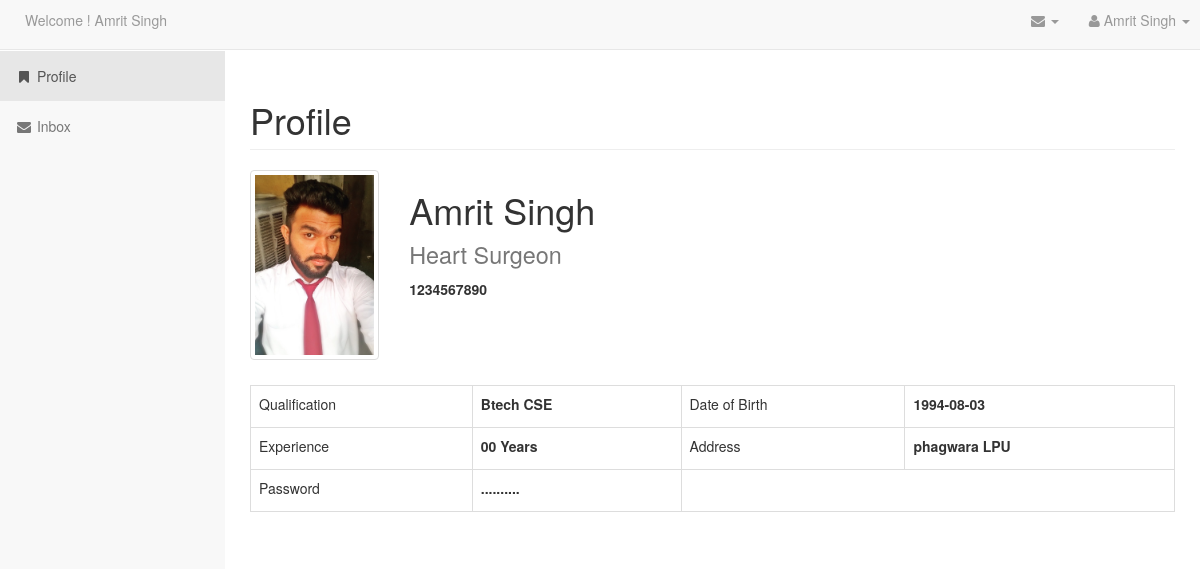
Screenshot of /doctor/index.php (signed in) with the database file from the repository.
### tables this page shows
CREATE TABLE `doctors` (
  `doctor_id` int(11) NOT NULL,
  `doctor_name` varchar(50) NOT NULL,
  `img` varchar(255) NOT NULL,
  `email` varchar(255) NOT NULL,
  `password` varchar(50) NOT NULL,
  `address` varchar(255) NOT NULL,
  `mobile` varchar(13) NOT NULL,
  `specialization` varchar(100) NOT NULL,
  `qualification` varchar(100) NOT NULL,
  `dob` date NOT NULL,
  `exprience` varchar(4) NOT NULL,
  `createdate` date NOT NULL,
  `deleted` char(1) NOT NULL DEFAULT 'N'
);

### doctor/index.php (the view, shortened to what this page needs)
<?php
 include_once '../includes/config.php';
    if(isset($_SESSION['user']) && isset($_SESSION['doctor']))
    {
        $record = mysqli_query($con,"SELECT * FROM doctors WHERE doctor_id='".$_SESSION['userid']."'");
        if(mysqli_num_rows($record)>0)
        {
            $row = mysqli_fetch_array($record);
        }
    }
?>
<!DOCTYPE html>
<html lang="en">
<head>
    <link href="../css/bootstrap.min.css" rel="stylesheet">
    <link href="../css/sb-admin.css" rel="stylesheet">
    <link href="../css/style.css" rel="stylesheet">
    <link href="../font-awesome/css/font-awesome.min.css" rel="stylesheet" type="text/css">
</head>
<body>
    <div id="wrapper">
        <nav class="navbar navbar-default navbar-fixed-top" role="navigation">
			<ul class="nav navbar-left top-nav">
                <li >
                    <a href="#">Welcome ! <?php echo $row['doctor_name'];?></a>
                </li>
            </ul>
            <ul class="nav navbar-right top-nav">
                <li class="dropdown">
                    <a href="#" class="dropdown-toggle" data-toggle="dropdown"><i class="fa fa-envelope"></i> <b class="caret"></b></a>
                </li>
                <li class="dropdown">
                    <a href="#" class="dropdown-toggle" data-toggle="dropdown"><i class="fa fa-user"></i> <span class="title"><?php echo $row['doctor_name'];?></span> <b class="caret"></b></a>
                </li>
            </ul>
            <div class="collapse navbar-collapse navbar-ex1-collapse">
                <ul class="nav navbar-nav side-nav">
                    <li class="active">
                        <a href="index.php"><i class="fa fa-fw fa-bookmark"></i> Profile</a>
                    </li>
                    <li>
                            <a href="inbox.php"><i class="fa fa-fw fa-envelope"></i> Inbox</a>
                        </li>
                </ul>
            </div>
        </nav>
        <div id="page-wrapper">
            <div class="container-fluid">
                <div class="row">
                    <div class="col-lg-12">
                        <h1 class="page-header">
                            Profile
                        </h1>
                    </div>
                </div>
                <div class="row">
                    <div class="col-lg-12">
                        <div class="row">
                            <div class="col-lg-2">
                                <a class="image-box" data-toggle="modal" data-target="#myModal" style="cursor: pointer">
                                    <img src="<?php echo $row['img'];?>" id="profilepic" class="img-responsive img-thumbnail" alt="">
                                </a>
                            </div>
                            <div class="col-lg-10">
                                <h1>
                                    <span class="doctor_name" style="cursor: pointer">
                                        <span><?php echo $row['doctor_name'];?></span>
                                    </span>
                                    <br/>
                                    <small class="specialization" style="cursor:pointer">
                                        <span><?php echo $row['specialization'];?></span>
                                    </small></h1>
                                <label class="mobile">
                                    <span><?php echo $row['mobile'];?></span>
                                </label>
                            </div>
                        </div>
                        <div class="row visible-lg visible-md visible-sm hidden-xs" style="height:25px;">
                        </div>
                        <div class="row">
                            <div class="col-lg-12">
                                <table class="table table-bordered">
                                    <tr>
                                        <td>
                                            Qualification
                                        </td>
                                        <td>
                                            <label><?php echo $row['qualification'];?></label>
                                        </td>
                                        <td>
                                            Date of Birth
                                        </td>
                                        <td>
                                            <label><?php echo $row['dob'];?></label>
                                        </td>
                                    </tr>
                                    <tr>
                                        <td>
                                            Experience
                                        </td>
                                        <td>
                                            <label><?php echo $row['exprience'];?> Years</label>
                                        </td>
                                        <td>
                                            Address
                                        </td>
                                        <td>
                                            <label><?php echo $row['address']?></label>
                                        </td>
                                    </tr>
                                    <tr>
                                        <td>
                                            Password
                                        </td>
                                        <td>
                                            <label>..........</label>
                                        </td>
                                    </tr>
                                </table>
                            </div>
                        </div>
                    </div>
                </div>
            </div>
        </div>
    </div>
</body>
</html>

### css/sb-admin.css (style rules this page uses)
body { margin-top: 100px; }
@media (min-width:768px) { body { margin-top: 50px; } }
#wrapper { padding-left: 0; }
#page-wrapper { width: 100%; padding: 0; background-color: #fff; }
@media (min-width:768px) { #wrapper { padding-left: 225px; } }
@media (min-width:768px) { #page-wrapper { padding: 10px; } }
.top-nav { padding: 0 10px; }
.top-nav>li { display: inline-block; float: left; }
.top-nav>li>a { padding-top: 10px; padding-bottom: 10px; line-height: 20px; color: #999; }
@media (min-width:768px) { .side-nav { position: fixed; top: 51px; left: 225px; width: 225px; margin-left: -225px; border: none; border-radius: 0; overflow-y: auto; background-color: #f8f8f8; border-color: #e7e7e7; bottom: 0; overflow-x: hidden; padding-bottom: 40px; } }
@media (min-width:768px) { .side-nav>li>a { width: 225px; } }

### css/style.css (style rules this page uses)
.image-box { display: block; position: relative; margin: 0 auto; max-width: 650px; }

### rows the page displays
doctors: doctor_name "Amrit Singh", img (picture), specialization "Heart Surgeon", mobile "1234567890", qualification "Btech CSE", dob "1994-08-03", exprience "00", address "phagwara LPU"
